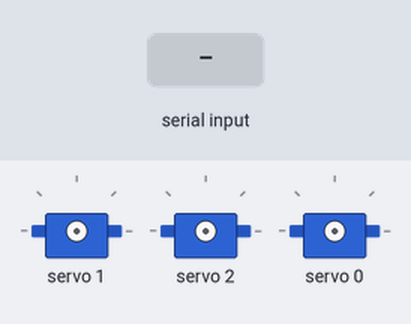
This sketch was run on a simulated Arduino Uno, built with avr-gcc and run on an emulated ATmega328P. On the bench: 3 × servo. The test bench sets the inputs (shaded band).

Above: at 1.2 s.
1.3 s: "H" received over Serial
At 4.2 s:
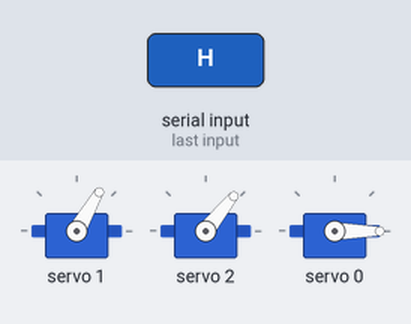
4.3 s: "L" received over Serial
At 7.0 s:
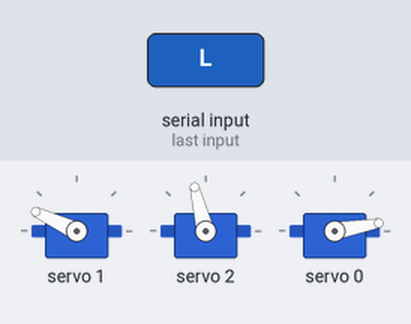
7.3 s: "M" received over Serial
At 8.6 s:
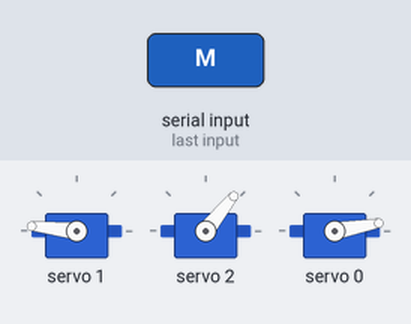
10.3 s: "L" received over Serial
At 11.2 s:
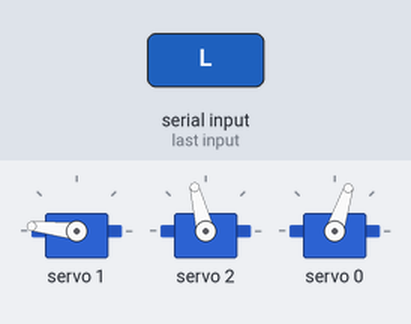
Timing chart, 0 to 13.3 s (numbered marks = the images above; inputs shaded):
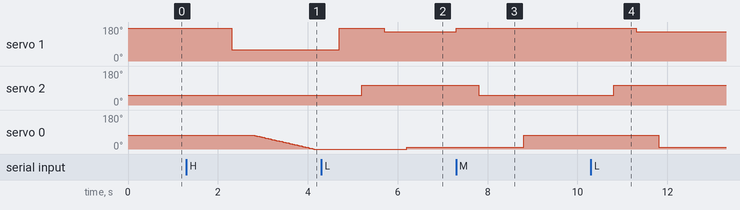

The sketch:

arm_control.ino
```cpp
#include <Wire.h>
#include <Adafruit_PWMServoDriver.h>

Adafruit_PWMServoDriver pwm = Adafruit_PWMServoDriver();

// LIMIT FROM 0 TO 180 DEGREES
#define SERVOMIN1  50 // This is the 'minimum' pulse length count (out of 4096)
#define SERVOMAX1  478 // This is the 'maximum' pulse length count (out of 4096)

// LIMIT FROM 0 TO 90 DEGREES
#define SERVOMIN2  239 // This is the 'minimum' pulse length count (out of 4096)
#define SERVOMAX2  478 // This is the 'maximum' pulse length count (out of 4096)

// LIMIT FROM 0 TO 90 DEGREES
#define SERVOMIN3  220 // This is the 'minimum' pulse length count (out of 4096)
#define SERVOMAX3  478 // This is the 'maximum' pulse length count (out of 4096)

#define SERVOMIN4  50 // This is the 'minimum' pulse length count (out of 4096)
#define SERVOMAX4  478 // This is the 'maximum' pulse length count (out of 4096)

#define SERVO_FREQ 50 // Analog servos run at ~50 Hz updates

int incomingByte;      // a variable to read incoming serial data into

// servo # counter
uint8_t servonum = 0;

void setup() {
  Serial.begin(9600);
  pwm.begin();
  // In theory the internal oscillator is 25MHz but it really isn't
  // that precise. You can 'calibrate' by tweaking this number till
  // you get the frequency you're expecting!
  pwm.setOscillatorFrequency(27000000);  // The int.osc. is closer to 27MHz
  pwm.setPWMFreq(SERVO_FREQ);  // Analog servos run at ~50 Hz updates

  delay(10);

}

int angleToPulses1(int ang){
   int pulse = map(ang,0, 180, SERVOMIN1,SERVOMAX1);// map angle of 0 to 180 to Servo min and Servo max
   return pulse;
}

int angleToPulses2(int ang){
   int pulse = map(ang,0, 90, SERVOMIN2,SERVOMAX2);// map angle of 0 to 180 to Servo min and Servo max
   return pulse;
}

int angleToPulses3(int ang){
   int pulse = map(ang,0, 90, SERVOMIN3,SERVOMAX3);// map angle of 0 to 180 to Servo min and Servo max
   return pulse;
}

int angleToPulses4(int ang){
   int pulse = map(ang,0, 180, SERVOMIN4,SERVOMAX4);// map angle of 0 to 180 to Servo min and Servo max
   return pulse;
}

void home() {

  pwm.setPWM(1, 0, angleToPulses2(90));
  delay(500);
  pwm.setPWM(2, 0, angleToPulses3(0));
  delay(500);
  pwm.setPWM(1, 0, angleToPulses2(0));
  delay(500);
  for (int i = 90; i >= 0; i--) {
  pwm.setPWM(0, 0, angleToPulses1(i));
  delay(20);
  }

}

void location1() {

  pwm.setPWM(1, 0, angleToPulses2(90));
  delay(500);
  pwm.setPWM(2, 0, angleToPulses3(39));
  delay(500);
  pwm.setPWM(1, 0, angleToPulses2(75));
  delay(500);
  pwm.setPWM(0, 0, angleToPulses1(35));
  delay(500);
}

void location2() {

  pwm.setPWM(1, 0, angleToPulses2(90));
  delay(500);
  pwm.setPWM(2, 0, angleToPulses3(0));
  delay(500);
  pwm.setPWM(1, 0, angleToPulses2(90));
  delay(500);
  pwm.setPWM(0, 0, angleToPulses1(90));
  delay(500);
}

void loop (){

// see if there's incoming serial data:
  if (Serial.available() > 0) {
    // read the oldest byte in the serial buffer:
    incomingByte = Serial.read();
    // if it's a capital H (ASCII 72), Go to the origin:
    if (incomingByte == 'H') {
      home();    }
    // if it's an L go to the preset location 1 used for testing the accuracy:
    if (incomingByte == 'L') {
      location1();
      }

   if (incomingByte == 'M') {
      location2();
      }
  }
}
```

Measured:
- after the input at 1.3 s, servo 1: 174° → 60° after 1.0 s; servo 0: moves from 72° to 0° over 1.3 s, starting after 1.5 s
- after the input at 4.3 s, servo 1: 60° → 174° after 0.40 s, → 155° 1.0 s later; servo 2: 51° → 104° after 0.90 s; servo 0: 0° → 10° after 1.9 s
- after the input at 7.3 s, servo 1: 155° → 174° at once; servo 2: 104° → 51° after 0.50 s; servo 0: 10° → 72° after 1.5 s
- after the input at 10.3 s, servo 1: 174° → 155° after 1.0 s; servo 2: 51° → 104° after 0.50 s; servo 0: 72° → 10° after 1.5 s
